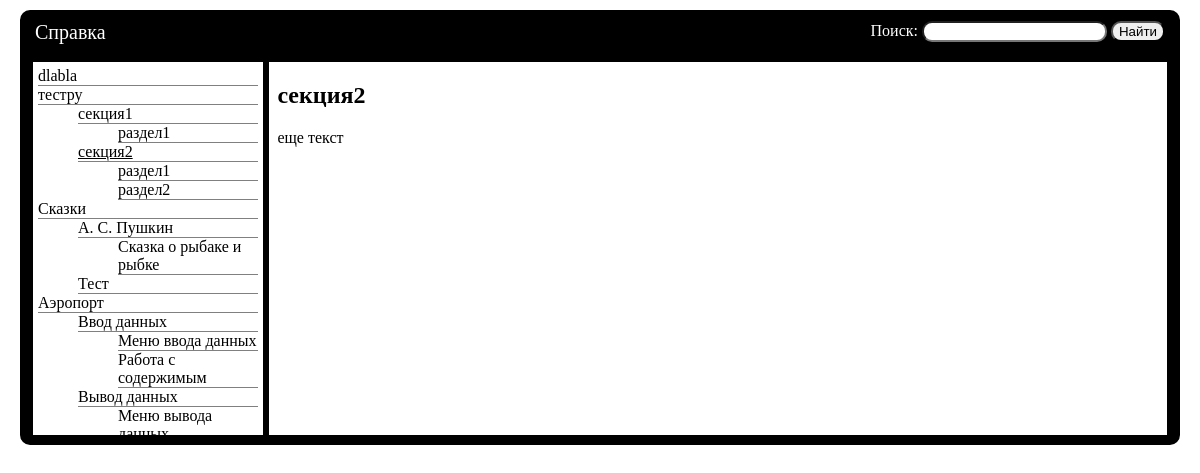
The page /?page_id=23 on the database its author committed.
### tables this page shows
CREATE TABLE `ref_system_data` (
  `id` int(11) NOT NULL,
  `type` varchar(64) NOT NULL,
  `parent_id` int(11) DEFAULT NULL,
  `caption` varchar(150) NOT NULL,
  `content` text
);

### classes/ReferenceSystem.php (called while the page is built, shortened)
<?php
include_once 'RSArticle.php';
include_once 'ReferenceSchemeItem.php';
class ReferenceSystem
{
    public static $HierarchyItems = ['Chapter','Section','Subsection'];
    public static function GetArticleByDBId($id)
    {
        $mysqli = new mysqli(DB_HOST, DB_LOGIN, DB_PASSWORD, DB_DATABASE);
        $id = $mysqli->real_escape_string($id);
        $sql = "SELECT * FROM ref_system_data WHERE id = $id";
        if(!$result = $mysqli->query($sql))
            return "Ошибка: " . $mysqli->error . "\n";
        $arr = $result->fetch_assoc();
        return new RSArticle($arr['id'],$arr['caption'], $arr['content'], $arr['type']);
    }
    public static function GetItemChildren($pathOrId)
    {
        $mysqli = new mysqli(DB_HOST, DB_LOGIN, DB_PASSWORD, DB_DATABASE);
        $id = (is_numeric($pathOrId)) ? $pathOrId : self::PathToId($pathOrId);
        $sql = "SELECT id,type,caption FROM ref_system_data WHERE parent_id = $id";
        if(!$result = $mysqli->query($sql))
            return "Ошибка: " . $mysqli->error . "\n";
        $children = array();
        for ($i = 0; !($result->num_rows === 0) and $arr = $result->fetch_assoc(); $i++)
        {
            $children[$i] = new RSArticle($arr['id'],$arr['caption'], null, $arr['type']);
        }
        return $children;
    }
    public static function GetReferenceScheme($scheme)
    {
        if(count($scheme) === 0)
        {
            $mysqli = new mysqli(DB_HOST, DB_LOGIN, DB_PASSWORD, DB_DATABASE);
            $type = self::$HierarchyItems[0];
            $sql = "SELECT id,type,caption FROM ref_system_data WHERE type = '$type'";
            if(!$result = $mysqli->query($sql))
                return "Ошибка: " . $mysqli->error . "\n";
            for ($i = 0; !($result->num_rows === 0) and $arr = $result->fetch_assoc(); $i++) {
                $scheme[$i] = new ReferenceSchemeItem(new RSArticle($arr['id'], $arr['caption'], null, $arr['type']),
                    array(), null, $arr['caption']);
            }
            for($i=0; $i<count($scheme); $i++)
                $scheme[$i]->FirstLevel = $scheme;
            return self::GetReferenceScheme($scheme);
        }
        else
        {
            for($i=0; $i<count($scheme); $i++)
            {
                $path = $scheme[$i]->Path;
                $children = self::GetItemChildren($path);
                for ($j = 0; $j<count($children); $j++)
                {
                    $scheme[$i]->Children[$j] = new ReferenceSchemeItem($children[$j],array(),$scheme[$i]->FirstLevel,
                                                                        $path . '/' . $children[$j]->Caption);
                    if(count($children)>0)
                        self::GetReferenceScheme($scheme[$i]->Children);
                }
            }
            return $scheme[0]->FirstLevel;
        }
    }
    public static function PathToId($path)
    {
        $mysqli = new mysqli(DB_HOST, DB_LOGIN, DB_PASSWORD, DB_DATABASE);
        $path = $mysqli->real_escape_string($path);
        $path = explode('/',$path);
        $parent_id = -1;
        for($i = 0; $i<count($path); $i++)
        {
            $type = self::$HierarchyItems[$i];
            $sql = ($i > 0) ?
                "SELECT id FROM ref_system_data WHERE caption = '$path[$i]' AND type = '$type'  AND parent_id=$parent_id"
                :
                "SELECT id FROM ref_system_data WHERE caption = '$path[$i]' AND type = '$type'";
            if (!$result = $mysqli->query($sql))
                return "Ошибка: " . $mysqli->error . "\n";
            $parent_id = $result->fetch_assoc()['id'];
        }
        return $parent_id;
    }
}

### classes/ReferenceSchemeItem.php (called while the page is built, shortened)
<?php
include_once 'ReferenceSystem.php';
class ReferenceSchemeItem
{
    public function __construct($article, $children, $firstLevel, $path)
    {
        $this->Article = $article;
        $this->FirstLevel = $firstLevel;
        $this->Path = $path;
    }
}

### classes/RSArticle.php (called while the page is built, shortened)
<?php
class RSArticle
{
    public function __construct($id, $caption, $content, $type)
    {
        $this->Id = $id;
        $this->Caption = $caption;
        $this->Content = $content;
    }
}

### index.php (the view, shortened to what this page needs)
<?php
    include_once "classes/ReferenceSystem.php";
?>
<!DOCTYPE HTML>
<html>
<head>
    <link rel="stylesheet" href="/RS_ContextHelp/css/styles.css">
</head>
<body>
    <div id="Search" class="RS_Help">
        <div id="helpHeader">
            Справка
        </div>
        <form>
            <span style="color: white">Поиск: </span>
            <input type="text" name="searchText" id="searchText">
            <input type="submit" value="Найти" id="searchButton">
        </form>
    </div>
    <div id="RefContainer" class="RS_Help class1 class2 RS_D1">
        <div id="TableOfContentsContainer">
            <ul id="TableOfContents">
                <?php
                $sch = ReferenceSystem\ReferenceSystem::GetReferenceScheme(array());
                for($i = 0; $i<count($sch); $i++)
                    PrintVertex($sch[$i]);
                ?>
            </ul>
        </div>
        <div id="Content">
            <?php
                if(isset($_GET['page_id']) and $_GET['page_id'] != '')
                {
                    $article = ReferenceSystem\ReferenceSystem::GetArticleByDBId(intval($_GET['page_id']));
                    echo "<h2>$article->Caption</h2>\r\n";
                    echo $article->Content;
                }
            ?>
        </div>
    </div>
</body>
</html>
<?php
function PrintVertex($Vertex)
{
    $query = '';
    if(isset($_GET['searchText']) AND trim($_GET['searchText']) != '')
    {
        $search = trim($_GET['searchText']);
        $articles = ReferenceSystem\ReferenceSystem::SearchReference($search);
        $flag = false;
        if(count($articles) > 0)
        {
            for($i = 0; $i<count($articles) and !$flag; $i++)
                $flag = $articles[$i]->Id == $Vertex->Article->Id;
        }
        if($flag)
            echo '<li><a href="?page_id=' . $Vertex->Article->Id . $query . '">' . $Vertex->Article->Caption . '</a>' . "</li>\r\n";
        else
            echo '<li><a style="color: gray;" href="?page_id=' . $Vertex->Article->Id . $query . '">' .
                $Vertex->Article->Caption . '</a>' . "</li>\r\n";
    }
    else
        if(isset($_GET['page_id']) and $_GET['page_id'] == $Vertex->Article->Id)
            echo '<li><a style="text-decoration: underline" href="?page_id=' . $Vertex->Article->Id . $query . '">' . $Vertex->Article->Caption . '</a>' . "</li>\r\n";
        else
            echo '<li><a href="?page_id=' . $Vertex->Article->Id . $query . '">' . $Vertex->Article->Caption . '</a>' . "</li>\r\n";
    for($i = 0; $i<count($Vertex->Children); $i++)
    {
        echo "<ul>\r\n";
        PrintVertex($Vertex->Children[$i]);
        echo "</ul>\r\n";
    }
}
?>

### index.php (style rules this page uses)
html, body { height: 97%; margin: 0; padding: 5px; }
#RefContainer { overflow: hidden; display: flex; justify-content: space-between; border: 10px solid black; height: 50%; margin-left: 10px; margin-right: 10px; border-radius: 0px 0px 10px 10px; }
#TableOfContentsContainer { overflow: auto; border: 3px solid black; width: 20%; height: 100%; padding-left: 5px; padding-right: 5px; }
#Content { overflow: auto; border: 3px solid black; width:80%; height: 100%; padding: 0px 8px 0px 8px; }
#Search { border-radius: 10px 10px 0px 0px; display: flex; justify-content: space-between; border: 3px solid black; margin-left: 10px; margin-right: 10px; padding: 8px 12px 2px 12px; background-color: black; text-align: right; vertical-align: center; }
#TableOfContents { list-style-type: none; margin: 5px 0px 5px 0px; padding: 0px; }
#TableOfContents li { border-bottom: 1px solid gray; }
#TableOfContents ul { list-style-type: none; }
#searchText { border-radius: 10px; }
#searchButton { border-radius: 10px; }
a { color: black; text-decoration: none; }
#helpHeader { color: white; font-size: 20px; }

### rows shown on the page
ref_system_data: caption "dlabla"
ref_system_data: caption "тестру"
ref_system_data: caption "секция1"
ref_system_data: caption "раздел1"
ref_system_data: caption "секция2", content "еще текст"
ref_system_data: caption "раздел1"
ref_system_data: caption "раздел2"
ref_system_data: caption "Сказки"
ref_system_data: caption "А. С. Пушкин"
ref_system_data: caption "Сказка о рыбаке и рыбке"
ref_system_data: caption "Тест"
ref_system_data: caption "Аэропорт"
ref_system_data: caption "Ввод данных"
ref_system_data: caption "Меню ввода данных"
ref_system_data: caption "Работа с содержимым"
ref_system_data: caption "Вывод данных"
ref_system_data: caption "Меню вывода данных"
